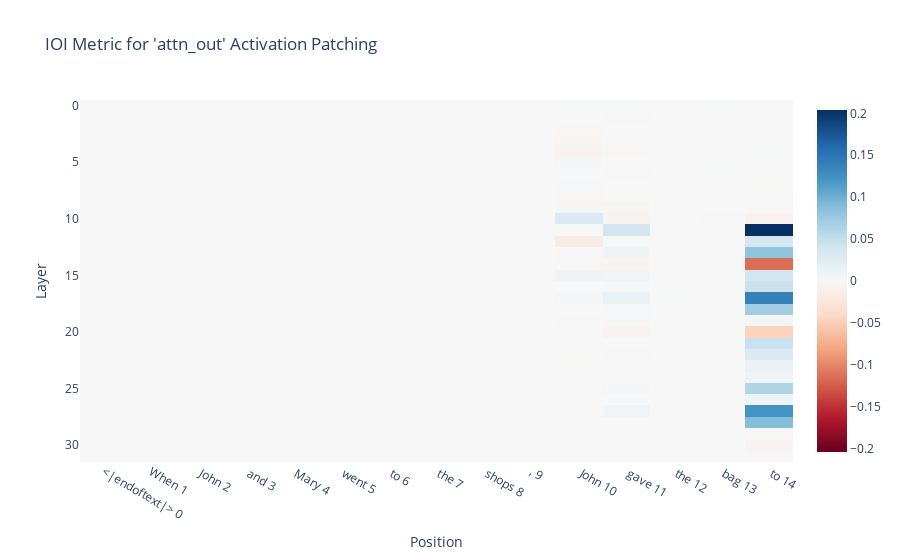

Notebook code for this chart:
### Markdown cell above
Attention only seems to matter on S2 in earlier layers, and at the final token for layers 7 onwards. Layers 7 and 8 clearly have the most importance.

We would expect NMHs and S2-inhibition heads to be active at END. Induction heads and duplicate name heads should be active at S2.

### Code cell
resid_pre_act_patch_results = patching.get_act_patch_attn_out(
    model, 
    corrupted_tokens, 
    clean_cache, 
    ioi_metric)

imshow(resid_pre_act_patch_results, 
       yaxis="Layer", 
       xaxis="Position", 
       x=[f"{tok} {i}" for i, tok in enumerate(model.to_str_tokens(clean_tokens[0]))],
       title="IOI Metric for 'attn_out' Activation Patching")

### Figure 1 — Plotly figure (JSON) as saved in the notebook; plotly's stock layout.template omitted (floating-point values rounded to 4 significant figures; data arrays with more than 128 entries replaced by an {"elided": "..."} marker saying what was removed)
{"data": [{"coloraxis": "coloraxis", "hovertemplate": "x: %{x}<br>y: %{y}<br>color: %{z}<extra></extra>", "name": "0", "type": "heatmap", "x": ["<|endoftext|> 0", "When 1", " John 2", " and 3", " Mary 4", " went 5", " to 6", " the 7", " shops 8", ", 9", " John 10", " gave 11", " the 12", " bag 13", " to 14"], "xaxis": "x", "yaxis": "y", "z": {"elided": "32x15 float values"}}], "layout": {"coloraxis": {"cmid": 0, "colorscale": [[0, "rgb(103,0,31)"], [0.1, "rgb(178,24,43)"], [0.2, "rgb(214,96,77)"], [0.3, "rgb(244,165,130)"], [0.4, "rgb(253,219,199)"], [0.5, "rgb(247,247,247)"], [0.6, "rgb(209,229,240)"], [0.7, "rgb(146,197,222)"], [0.8, "rgb(67,147,195)"], [0.9, "rgb(33,102,172)"], [1, "rgb(5,48,97)"]]}, "title": {"text": "IOI Metric for 'attn_out' Activation Patching"}, "xaxis": {"anchor": "y", "domain": [0, 1], "title": {"text": "Position"}}, "yaxis": {"anchor": "x", "autorange": "reversed", "domain": [0, 1], "title": {"text": "Layer"}}}}
